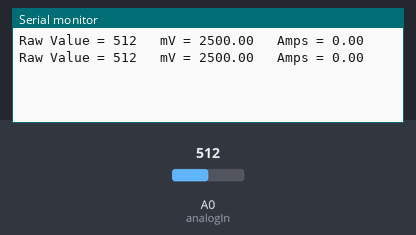
The sketch below on a simulated Arduino Uno, built with avr-gcc and run on an emulated ATmega328P. On the bench: the last lines printed to the serial monitor. Inputs (shaded band) come from the test bench; at power-on: A0 (analogIn) = 512.

Above: at 2.8 s.
2.9 s: A0 (analogIn) set to 716
At 4.3 s:
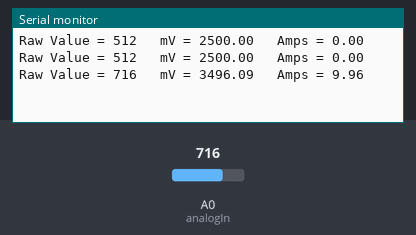
5.6 s: A0 (analogIn) set to 900
At 7.1 s:
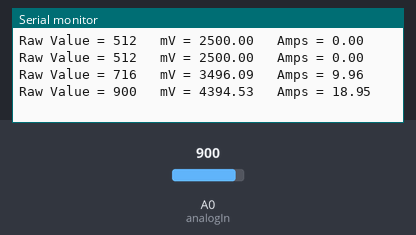
Timing chart, 0 to 8.6 s (numbered marks = the images above; inputs shaded):
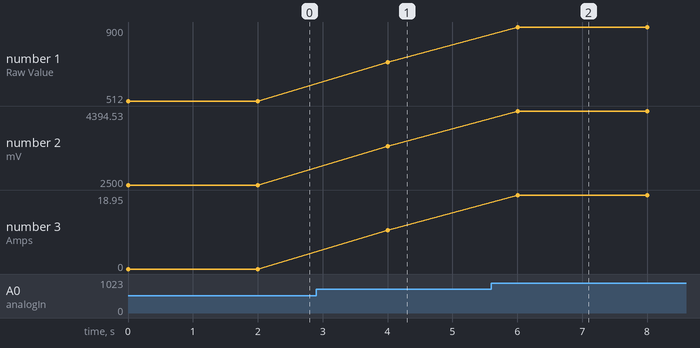

The sketch:

Astrosloth-ac-dc-currentsensor.ino
```cpp
/*******************************************************************************
  Title: Astrosloth AC/DC Hall Effect Current Sensor
  Version: 1.00
  Date: 08-19-2019
  Author: Astrosloth

  Brief
  =====
  Measuring Current Using Broadcom ACHS-7122 (20A module).
  Wire to module 5V, Ground and Analog out

*******************************************************************************/
const int analogIn = A0;
int mVperAmp = 100; // sensitivity in mV/A use 185 for 10A Module, 100 for 20A Module and 66 for 30A Module
int RawValue= 0;
int ACSoffset = 2500; // VCC/2 as the wave centers around this point
double Voltage = 0;
double Amps = 0;

void setup(){
 Serial.begin(9600);
}

void loop(){

 RawValue = analogRead(analogIn);
 Voltage = (RawValue / 1024.0) * 5000; // Gets you the value in mV
 Amps = ((Voltage - ACSoffset) / mVperAmp); //subtract from the offset then divide by sensitivity


 Serial.print("Raw Value = " ); // shows pre-scaled value
 Serial.print(RawValue);
 Serial.print("\t mV = "); // shows the voltage measured
 Serial.print(Voltage); // display voltage
 Serial.print("\t Amps = "); // shows the voltage measured
 Serial.println(Amps); // display amps
 delay(2000);

}
```

Measured:
- after the input at 2.9 s, the serial monitor: prints a new line after 1.1 s (image 1)
- after the input at 5.6 s, the serial monitor: prints a new line after 0.40 s (image 2)
- plotted number 1: 512 → 716 after the input at 2.9 s, 716 → 900 after the input at 5.6 s
- plotted number 2: 2500 → 3496.09 after the input at 2.9 s, 3496.09 → 4394.53 after the input at 5.6 s
- plotted number 3: 0 → 9.96 after the input at 2.9 s, 9.96 → 18.95 after the input at 5.6 s
